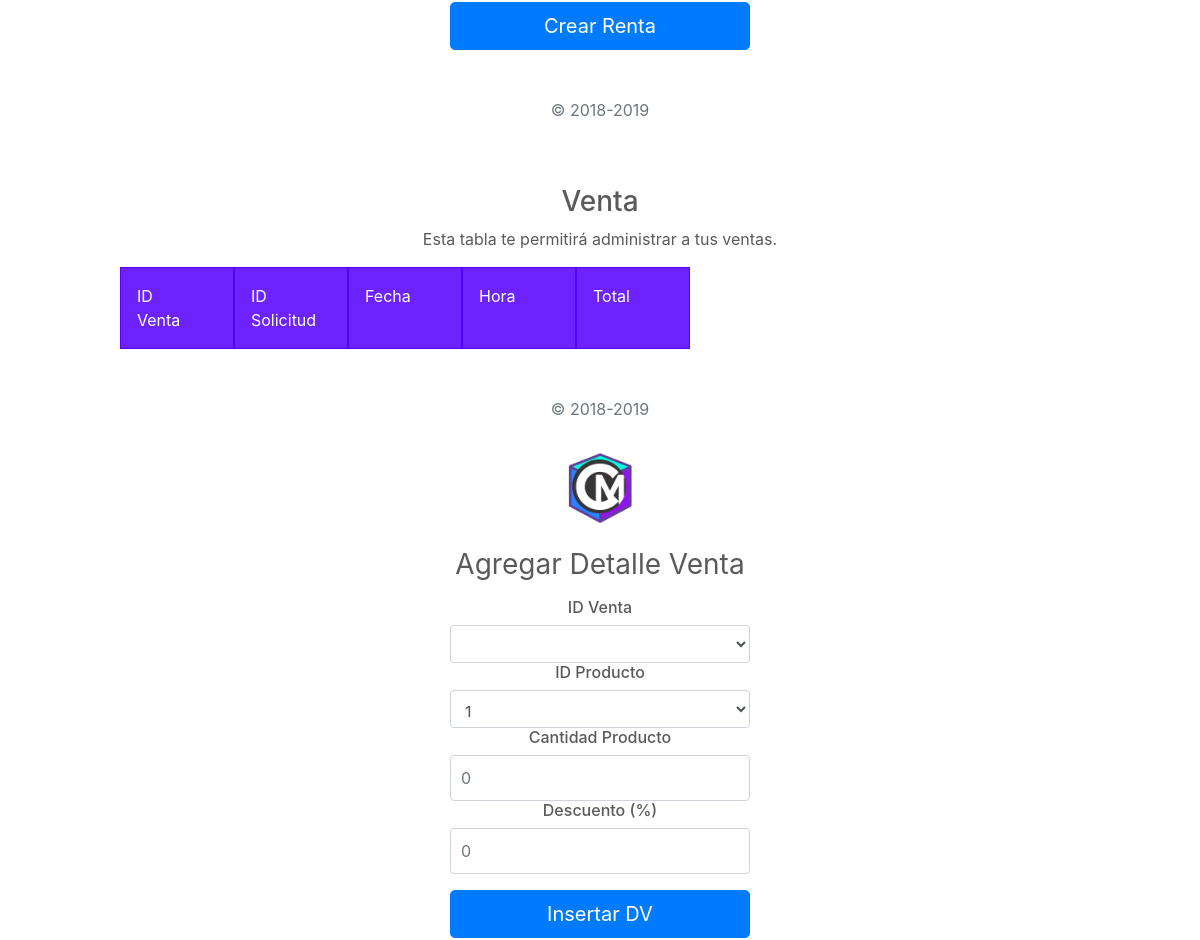
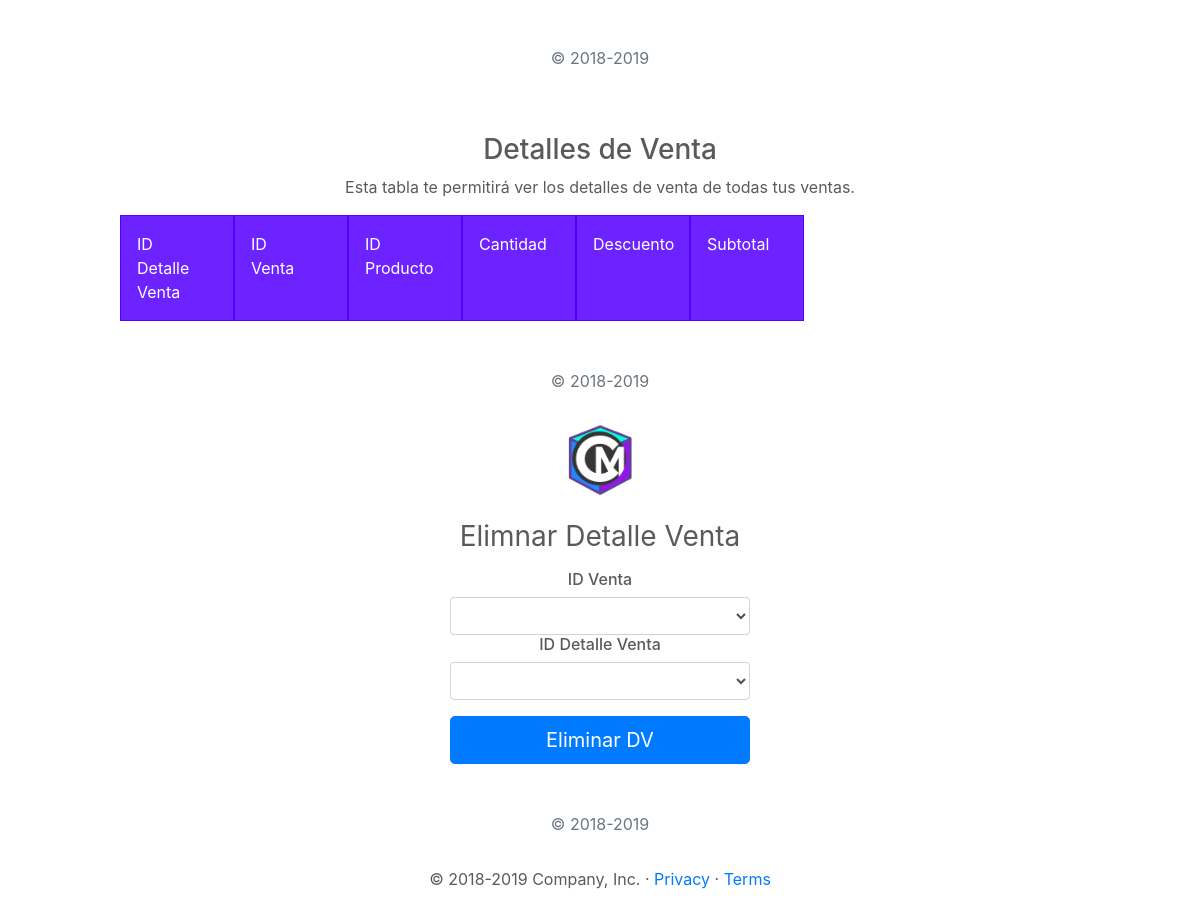
Page /UserAdmin/AdminVenta.php (signed in, lower part) on the earlier database version (2 pictures, top to bottom).
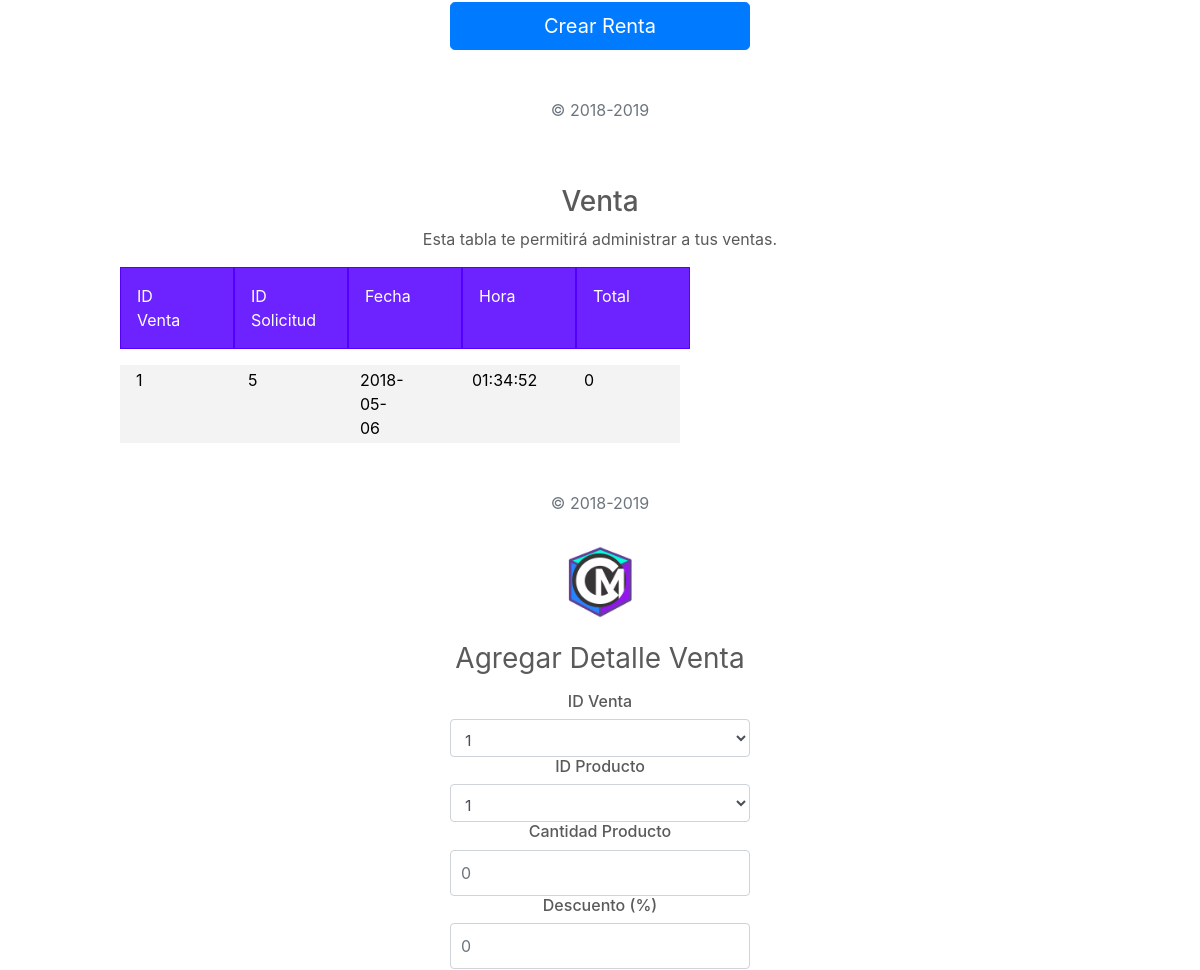
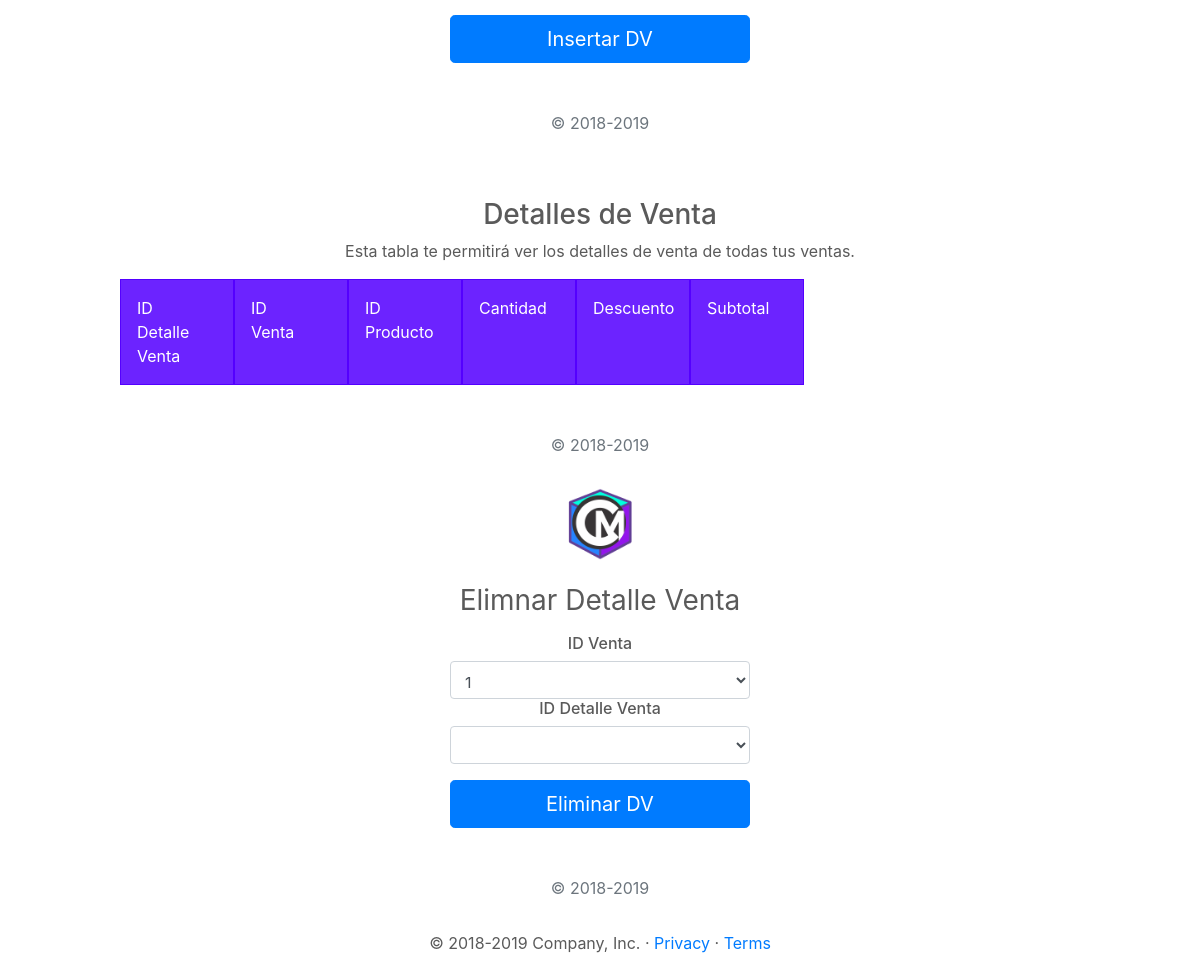
Same page on the later database version (2 pictures, top to bottom).
### tables this page shows
CREATE TABLE `venta` (
  `idVenta` int(11) NOT NULL,
  `idSolicitud` int(11) NOT NULL,
  `fecha` date NOT NULL,
  `hora` time NOT NULL,
  `total` float NOT NULL
);

### PHP/DBConexion.php (called while the page is built, shortened)
<?php
class User
{
    private $db;
    public function __construct($host, $port, $dbname, $dbuser, $password) {
        $dsn = "mysql:host=$host; dbname=$dbname;";
        try{
            $this->db = new PDO($dsn, $dbuser, $password);
            $this->db->setAttribute(PDO::ATTR_ERRMODE,PDO::ERRMODE_EXCEPTION);
        }
        catch(PDOException $ex)
        {
            echo 'Error en conexión con la conecion a la BD' . $ex.getMessage();
            die();
        }
    }
    public function consultProdInvent(){
        try {
            $sql = "SELECT `idProducto` FROM `inventario`";
            $invents = $this->db->prepare($sql);
            $invents->execute();
            $table = $invents;
            return $table;
        }
        catch (PDOException $ex) {
            echo "Error al obtener los productos de inventario." . $ex->getMessage();
        }
    }
     public function consultVenta(){
        try {
            $sql = "SELECT * FROM `venta`";
            $vents = $this->db->prepare($sql);
            $vents->execute();
            $table = $vents;
            return $table;
        }
        catch (PDOException $ex) {
            echo "Error al obtener la tabla de Venta." . $ex->getMessage();
        }
    }
}

### PHP/ConsultSolicVenta.php (called while the page is built, shortened)
<?php
include 'DBconexion.php';
$consult = new User("localhost", "", "dbcirculomusical", "root", "");
$consultV = $consult->consultVenta();
$consultV1 = $consult->consultVenta();
$consultIDP = $consult->consultProdInvent();
$consultV2 = $consult->consultVenta();
?>

### UserAdmin/AdminVenta.php (the view, shortened to what the changed rows need)
<?php
    include '../PHP/ConsultSolicVenta.php';
?>
  <!doctype html>
  <html lang="en">
  <head>
    <link href="../bootstrap/dist/css/bootstrap.min.css" rel="stylesheet">
    <link href="adminStyle.css" rel="stylesheet">
    <link href="grid.css" rel="stylesheet">
  </head>
  <body class="text-center">
    <div class="table-consult">
      <?php
        while($v = $consultV->fetch(PDO::FETCH_ASSOC))
        {
          echo '<div class="row"> <div class="col-1">'.$v['idVenta'].'</div> <div class="col-1">'.$v['idSolicitud'].'</div> <div class="col-1">'.$v['fecha'].'</div> <div class="col-1">'.$v['hora'].'</div> <div class="col-1">'.$v['total'].'</div> </div>';
        }
      ?>
    </div>
    <form class="form-signin" action="../PHP/InsertDV.php" method="POST">
      <a href="../Cover/Cover.html">
        <img class="mb-4" src="../resources/iconCM.png" alt="" width="72" height="72">
      </a>
      <h1 class="h3 mb-3 font-weight-normal">Agregar Detalle Venta</h1>
      <h6>ID Venta</h6>
      <select name="idVent" class="form-control" required autofocus>
        <?php
        while($r = $consultV1->fetch(PDO::FETCH_ASSOC))
        {
          echo'<option value='.$r['idVenta'].'>'.$r['idVenta'] .' </option>';
        }
      ?>
      </select>
      <h6>ID Producto</h6>
      <select name="idProd" class="form-control" required autofocus>
        <?php
        while($p = $consultIDP->fetch(PDO::FETCH_ASSOC))
        {
          echo'<option value='.$p['idProducto'].'>'.$p['idProducto'] .' </option>';
        }
      ?>
      </select>
      <h6>Cantidad Producto</h6>
      <input type="number" placeholder="0" min="0" name="cantProd" class="form-control" required>
      <h6>Descuento (%)</h6>
      <input type="number" placeholder="0" min="0" name="cantDesc" class="form-control" required>
      <button class="btn btn-lg btn-primary btn-block" type="submit">Insertar DV</button>
      <p class="mt-5 mb-3 text-muted">&copy; 2018-2019</p>
    </form>
    <form class="form-signin" action="../PHP/DeleteDV.php" method="POST">
      <a href="../Cover/Cover.html">
        <img class="mb-4" src="../resources/iconCM.png" alt="" width="72" height="72">
      </a>
      <h1 class="h3 mb-3 font-weight-normal">Elimnar Detalle Venta</h1>
      <h6>ID Venta</h6>
      <select name="idV" class="form-control" required autofocus>
        <?php
        while($r = $consultV2->fetch(PDO::FETCH_ASSOC))
        {
          echo'<option value='.$r['idVenta'].'>'.$r['idVenta'] .' </option>';
        }
      ?>
      </select>
      <h6>ID Detalle Venta</h6>
      <select name="idDV" class="form-control" required autofocus>
      </select>
      <button class="btn btn-lg btn-primary btn-block" type="submit">Eliminar DV</button>
      <p class="mt-5 mb-3 text-muted">&copy; 2018-2019</p>
    </form>
  </body>
  </html>

Differences in the rows shown:
added venta: idVenta "1", idSolicitud "5", fecha "2018-05-06", hora "01:34:52", total "0"
Other differences:
form field idVent: (not shown) → "1"
form field idV: (not shown) → "1"
